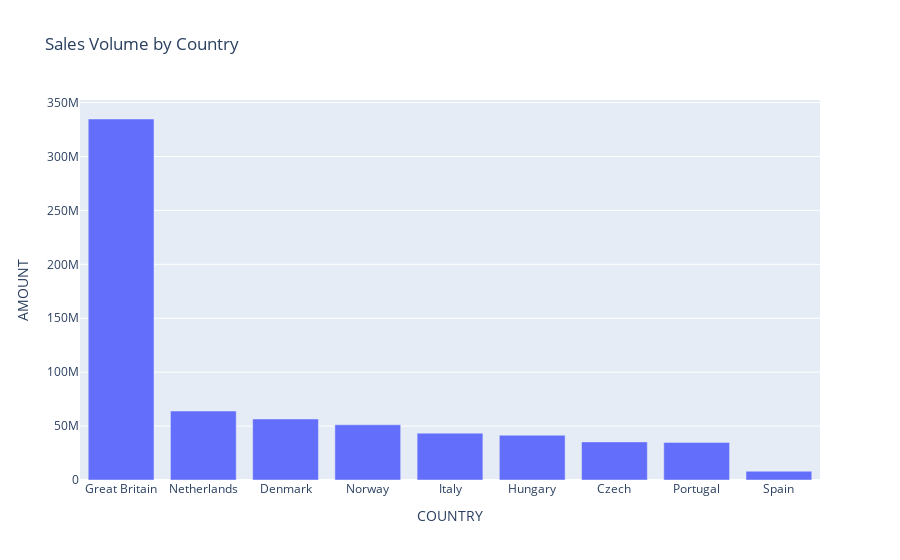

Notebook code cell kept with this figure:
### Code cell
fig = px.bar(country_distribution, 
             x=country_distribution.index, y='AMOUNT', 
             title='Sales Volume by Country')

fig.show()

### Figure 1 — Plotly figure (JSON) as saved in the notebook; plotly's stock layout.template omitted (floating-point values rounded to 4 significant figures)
{"data": [{"alignmentgroup": "True", "hovertemplate": "COUNTRY=%{x}<br>AMOUNT=%{y}<extra></extra>", "legendgroup": "", "marker": {"color": "#636efa", "pattern": {"shape": ""}}, "name": "", "offsetgroup": "", "orientation": "v", "showlegend": false, "textposition": "auto", "type": "bar", "x": ["Great Britain", "Netherlands", "Denmark", "Norway", "Italy", "Hungary", "Czech", "Portugal", "Spain"], "xaxis": "x", "y": [334800000.0, 63960000.0, 56600000.0, 51210000.0, 43450000.0, 41540000.0, 35350000.0, 34890000.0, 8131000.0], "yaxis": "y"}], "layout": {"barmode": "relative", "legend": {"tracegroupgap": 0}, "title": {"text": "Sales Volume by Country"}, "xaxis": {"anchor": "y", "domain": [0, 1], "title": {"text": "COUNTRY"}}, "yaxis": {"anchor": "x", "domain": [0, 1], "title": {"text": "AMOUNT"}}}}
